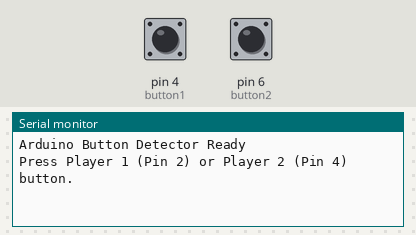
This sketch was run on a simulated Arduino Uno, built with avr-gcc and run on an emulated ATmega328P. Parts: the last lines printed to the serial monitor. The inputs (shaded band) are chosen by the test bench; at power-on: pin 4 (button1) HIGH, pin 6 (button2) HIGH.

Above: at 1.2 s.
1.3 s: pin 4 (button1) pulled LOW for 0.15 s
At 2.6 s:
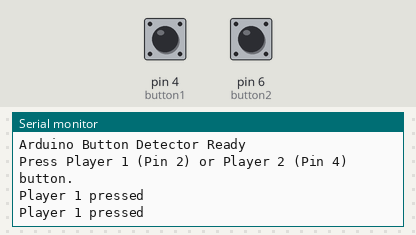
2.9 s: pin 6 (button2) pulled LOW for 0.15 s
At 4.0 s:
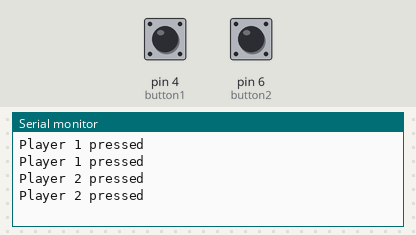

The sketch:

BuzzerV2.ino
```cpp
// Simple Arduino Button Detection (2 Players)
// Detects presses on digital pins 2 and 4 and reports via Serial.

const int button1 = 4;  // Player 1 button connected to digital pin 2
const int button2 = 6;  // Player 2 button connected to digital pin 4

void setup() {
  // Configure button pins with internal pull-up resistors
  pinMode(button1, INPUT_PULLUP);
  pinMode(button2, INPUT_PULLUP);

  // Initialize serial communication
  Serial.begin(9600);
  Serial.println("Arduino Button Detector Ready");
  Serial.println("Press Player 1 (Pin 2) or Player 2 (Pin 4) button.");
}

void loop() {
  // Read the current state of the buttons
  int reading1 = digitalRead(button1);
  int reading2 = digitalRead(button2);

  // Check if Button 1 is pressed (LOW because of INPUT_PULLUP)
  if (reading1 == LOW) {
    Serial.println("Player 1 pressed");
    // Add a small delay to prevent multiple prints while button is held
    delay(100);
  }

  // Check if Button 2 is pressed (LOW because of INPUT_PULLUP)
  if (reading2 == LOW) {
    Serial.println("Player 2 pressed");
    // Add a small delay to prevent multiple prints while button is held
    delay(100);
  }

  // A small delay in the loop helps keep things stable, especially without debounce
  // For more robust detection, consider adding debounce logic
  // delay(1); // Optional small delay if needed
}
```

Measured:
- after the input at 1.3 s, the serial monitor: prints a new line at once (image 1)
- after the input at 2.9 s, the serial monitor: prints a new line at once (image 2)
